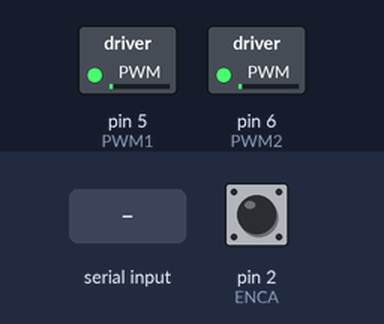
This sketch was run on a simulated Arduino Uno, built with avr-gcc and run on an emulated ATmega328P. On the bench: switched loads named in the sketch (green lamp = pin HIGH). Inputs (shaded band) come from the test bench; at power-on: pin 2 (ENCA) HIGH. What the sketch prints to the serial monitor is not drawn.

Above: at 2.2 s.
2.3 s: "90,45\n" received over Serial
At 3.2 s:
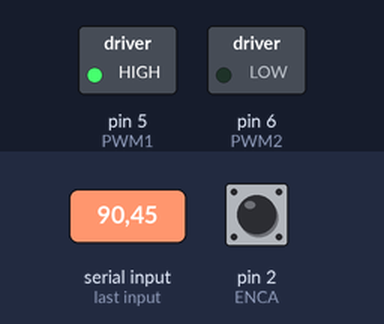
Timing chart, 0 to 5.3 s (numbered marks = the images above; inputs shaded):
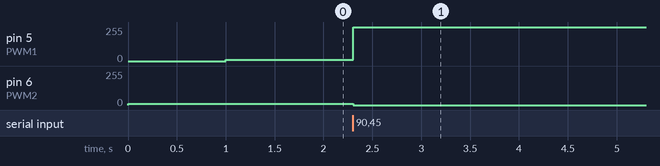

The sketch:

WP6_Ex1.ino
```cpp
// (C) Bassam -> Group: 23 (2022)
// Work package 6
// Exercise 1 DC motor controller
// Submission code: L3097

/*------------------------------------------------------------
EXERCISE 1 DC motor controller
A program to control a DC motor with encoder and H-bridge motor driver. We give the motor instruction to rotate to a desired degree
- The Motor has 3000 tics to complete one full circle. Which means that around each 8.3 tics we get 1 degree.
so for example if we want the motor to go to 180 degrees "half of the circle" it means the motor needs to complete 1500 tics
from it's initial position when we start the program. Every time we stop and rerun the program, the position where the motor
has is considered to be it's initial position.
--------------------------------------------------------------*/

// define the encoder and the motor driver input pins
#define ENCA 2   // ecnoder A pin attched to pin 2
#define ENCB 3  // ecnoder B pin attched to pin 3
#define PWM1 5  // input 2 attched to pin 5
#define PWM2 6  // input 1 attched to pin 6


int pos = 0; // Position in ticks
int deg = 0; // Position in degrees

int degtarget = 0; // Target position in degrees

int speed = 0; // Desired motor speed

int kp = 5; // Proportional constant for controller (tuning parameter)
int u_out = 0; // output of controller

int e = 0; // error
int a = 0; // a-encoder signal
int b = 0; // b-encoder signal


/*
 * setup() - this function runs once when you turn your Arduino on
 * We initialize the serial connection with the computer
 */
void setup() {

  // start the serial
  Serial.begin(9600);

  // set the pins mode
  pinMode(ENCA,INPUT_PULLUP);
  pinMode(ENCB,INPUT_PULLUP);
  pinMode(PWM1,OUTPUT);
  pinMode(PWM2,OUTPUT);

  // interrupt attched on encoder A when RIGING
  attachInterrupt(digitalPinToInterrupt(ENCA), ISR_readEncoder, RISING );


  // Start the motor, just a tiny little bit because otherwise TinkerCad dies....
  analogWrite(PWM2, 10);
  delay(1000); // TinkerCad bug
  analogWrite(PWM1, 10);
}


/*
* loop() - this function runs infinitely where we need to run the code constantly
*/
void loop() {
  // Stop the motor, but not to zero because then TinkerCad dies....
  analogWrite(PWM1, 10);
  delay(1000); // TinkerCad...bug
  analogWrite(PWM2, 10);

  // Check if motor rotated all the way around, and reset counter
    if (pos > 2299){
      deg = deg - 359;
      pos = pos - 2299;
    }
    if (pos < 0){
      deg = 359 + deg;
      pos = 2299 + pos;
    }

  // Print current position
  Serial.print("The current position in degrees is: ");
  Serial.print(deg);
  Serial.print("\n");

  // Get input
  degtarget = getInput();

  // Calculate initial error
  e = degtarget - deg;

  // Loop until error is zero
  while(e){

    // Map current position into degrees
    deg = map(pos,0,2299,0,359);

    // Calculate current error
    e = degtarget - deg;

    // Get necessary speed signal
    speed = getAction(e);

    // Send speed signal to motor
    // Rotating clockwise
    if(speed >= 0){
      if (speed < 100) // motor does not react with too low inputs
        speed = 100;
      analogWrite(PWM2, 0);
      analogWrite(PWM1, speed);
    }

    // Rotating counter-clockwise
    else{
      if (-speed < 100) // motor does not react with too low inputs
        speed = -100;
      analogWrite(PWM1, 0);
      analogWrite(PWM2, -speed);
    }
  }
}

/*
* getInput() - this function gets the user input for the desired degree.
*/

int getInput(){

  int ready = 0;
  char buf[3];
  int input = -1;

  Serial.print("Please enter the desired position: \n");

  while(!ready){
    ready = Serial.readBytes(buf,3);
    input = atoi(&buf[0]);
  }

  return input;
}


/*
* getAction() - this function calculates the speed for the motor.
* @params int error- is the difference between the desired degree and the current degree
*/
int getAction(int error){
  // initialise u_out to zero
  u_out = 0;
  // calculate u_out giving the current error and multiply it by 5
  u_out = kp*error;

  if (u_out > 254){
    return 255;
  }
  else if (u_out < -254){
    return -255;
  }
  else
     return u_out;
}


/*
* ISR_readEncoder() - this function when interrupt.
* the function gets the signals from the encoders and increment or decrement the position.
* When a is triggered first that means that we rotating towards the right direction
* otherwise we are rotating to the left direction.
* note: position here is position in tics not degrees
*/
void ISR_readEncoder(){
  // read the encoder signals
  a = digitalRead(ENCA);
  b = digitalRead(ENCB);

  // if we are rotating to the right
  if (a > b)
    // increment pos
    pos++;
  else
    // decrement pos
    pos--;
}
```

Measured:
- after the input at 2.3 s, pin 5 (PWM1): 10/255 → 255/255 at once; pin 6 (PWM2): 10/255 → 0/255 at once
